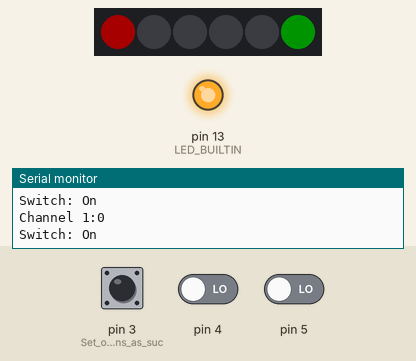
Recording of a sketch running on a simulated Arduino Uno, built with avr-gcc and run on an emulated ATmega328P. On the bench: 6 RGB LEDs in strip order, left to right, output pins drawn as LEDs (lit = HIGH), the last lines printed to the serial monitor. The test bench sets the inputs (shaded band); at power-on: pin 3 (Set_our_input_pins_as_suc) LOW, pin 4 LOW, pin 5 LOW. Dim RGB values are drawn brighter than linear.

Above: at 0.52 s.
At 65.2 s:
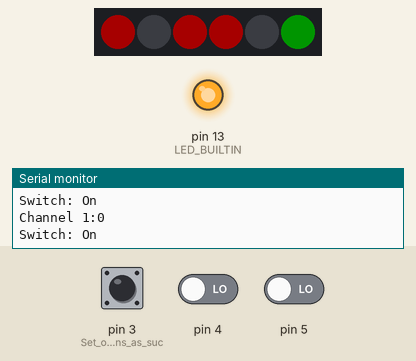
At 128.21 s:
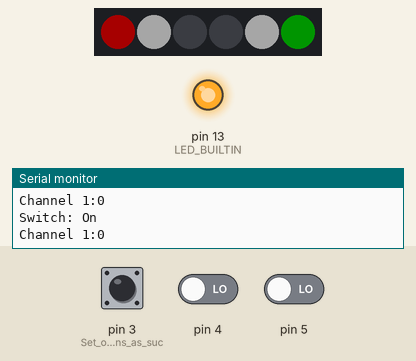
Timing chart, 0 to 130.0 s (numbered marks = the images above):
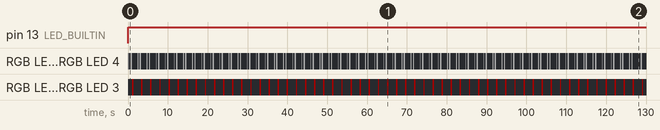

Measured:
- by itself, pin 13 (LED_BUILTIN): LOW → HIGH at 0.08 s
- by itself, RGB LED 1, RGB LED 4: repeats every 2.3 s: off 0.35 s, RGB(40, 40, 40) 0.35 s, off 1.4 s, RGB(40, 40, 40) 0.18 s
- by itself, RGB LED 2, RGB LED 3: alternates RGB(40, 0, 0) for 0.35 s and off for 1.9 s

The sketch:

strobe_with_rc_control.ino
```cpp
#include <FastLED.h>
#define NUM_LEDS 6
#define DATA_PIN    9
#define LED_TYPE    WS2812
#define COLOR_ORDER GRB
#define BRIGHTNESS 40
int loopNumber = 0;

CRGBArray<NUM_LEDS> leds;

int ch1; // Here's where we'll keep our channel values
int ch2;
int ch3;

void setup() {

  pinMode(3, INPUT); // Set our input pins as such
  pinMode(4, INPUT);
  pinMode(5, INPUT);

  Serial.begin(9600); // Pour a bowl of Serial

  pinMode(LED_BUILTIN, OUTPUT);


  FastLED.addLeds<LED_TYPE,DATA_PIN,COLOR_ORDER>(leds, NUM_LEDS).setCorrection(TypicalLEDStrip);
  FastLED.setBrightness(BRIGHTNESS);
  leds[0] = CRGB::Red;
  leds[5] = CRGB::Green;
}

void loop() {

  ch1 = pulseIn(3, HIGH, 25000); // Read the pulse width of
  ch2 = pulseIn(4, HIGH, 25000); // each channel
  ch3 = pulseIn(5, HIGH, 25000);

  Serial.print("Channel 1:"); // Print the value of
  Serial.println(ch1);        // each channel
  if(ch1>1800){
    Serial.println("Switch: Off");
    digitalWrite(LED_BUILTIN, LOW);
  }
  if(ch1<1400){
    Serial.println("Switch: On");
    digitalWrite(LED_BUILTIN, HIGH);
  }
  if(ch1>=1400 && ch1<=1800){
    Serial.println("Switch: Middle");
    digitalWrite(LED_BUILTIN, LOW);
  }

//  Serial.print("Channel 2:");
//  Serial.println(ch2);
//
//  Serial.print("Channel 3:");
//  Serial.println(ch3);

    loopNumber = loopNumber + 1;

    handleWhiteStrobe();
    handleRedStrobe();

    delay(100);
    FastLED.show();

    if(loopNumber > 12){
      loopNumber = 0;
    }

}


void handleWhiteStrobe(){
  if(loopNumber==1 || loopNumber==4 || loopNumber==5){
    leds[1] = CRGB::White;
    leds[4] = CRGB::White;
  }
  else{
    leds[1] = CRGB::Black;
    leds[4] = CRGB::Black;
  }

  if(ch1>1400){
    leds[1] = CRGB::Black;
    leds[4] = CRGB::Black;
  }


}

void handleRedStrobe(){
  if(loopNumber == 6 || loopNumber == 7){
    leds[2] = CRGB::Red;
    leds[3] = CRGB::Red;
  }
  else{
    leds[2] = CRGB::Black;
    leds[3] = CRGB::Black;
  }

  if(ch1>1800){
    leds[2] = CRGB::Black;
    leds[3] = CRGB::Black;
  }

}
```
